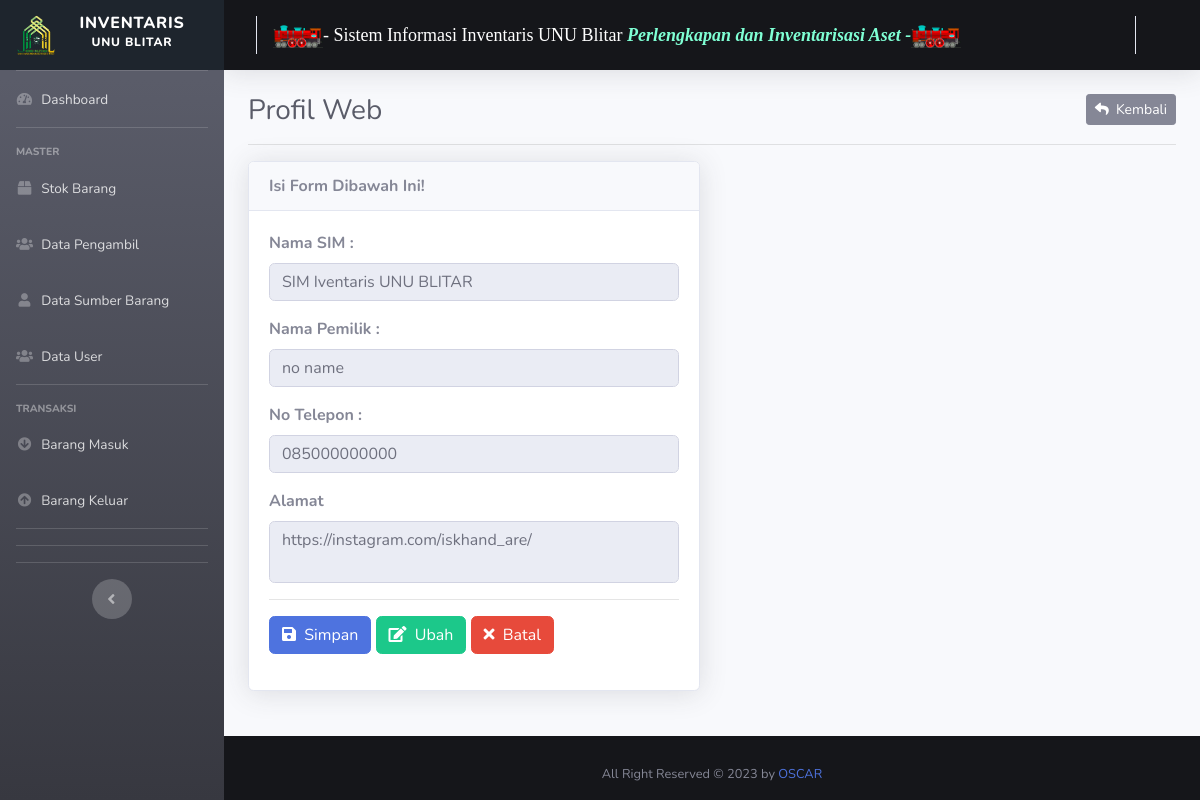
The app's page /index.php/web with its own data.
### tables this page shows
CREATE TABLE `data_web` (
  `id` int(11) NOT NULL,
  `nama_web` varchar(80) DEFAULT NULL,
  `nama_pemilik` varchar(80) DEFAULT NULL,
  `no_telepon` varchar(15) DEFAULT NULL,
  `alamat` varchar(255) DEFAULT NULL
);

### application/controllers/Web.php (called while the page is built, shortened)
<?php
class Web extends CI_Controller {
	public function __construct(){
		$this->load->model('M_web', 'm_web');
		$this->data['aktif'] = 'web';
	}
	public function index(){
		$this->data['title'] = 'Profil Web';
		$this->data['web'] = $this->m_web->lihat();
		$this->load->view('web', $this->data);
	}
}

### index.php (called while the page is built, shortened)
<?php
require_once BASEPATH.'core/CodeIgniter.php';

### application/models/M_web.php (called while the page is built, shortened)
<?php
class M_web extends CI_Model {
	protected $_table = 'data_web';
	public function lihat(){
		return $this->db->get_where($this->_table, ['id' => 1])->row();
	}
}

### application/views/web.php (the view, shortened to what this page needs)
<!DOCTYPE html>
<html lang="en">
<head>
</head>
<body id="page-top">
	<div id="wrapper">
		<div id="content-wrapper" class="d-flex flex-column">
			<div id="content" data-url="<?= base_url('kasir') ?>">
				<div class="container-fluid">
				<div class="clearfix">
					<div class="float-left">
						<h1 class="h3 m-0 text-gray-800"><?= $title ?></h1>
					</div>
					<div class="float-right">
						<a href="<?= base_url('dashboard') ?>" class="btn btn-secondary btn-sm"><i class="fa fa-reply"></i>&nbsp;&nbsp;Kembali</a>
					</div>
				</div>
				<hr>
				<div class="row">
					<div class="col-md-6">
						<div class="card shadow">
							<div class="card-header"><strong>Isi Form Dibawah Ini!</strong></div>
							<div class="card-body">
								<form action="<?= base_url('web/proses_ubah') ?>" id="form-tambah" method="POST">
									<div class="form-group">
										<label for="nama_web"><strong>Nama SIM : </strong></label>
										<input type="text" name="nama_web" id="nama_web" value="<?= $web->nama_web ?>" placeholder="Masukan Nama Web" class="form-control" readonly>
									</div>
									<div class="form-group">
										<label for="nama_web"><strong>Nama Pemilik : </strong></label>
										<input type="text" name="nama_pemilik" id="nama_pemilik" value="<?= $web->nama_pemilik ?>" placeholder="Masukan Nama Pemilik" class="form-control" readonly>
									</div>
									<div class="form-group">
										<label for="nama_web"><strong>No Telepon : </strong></label>
										<input type="number" name="no_telepon" id="no_telepon" value="<?= $web->no_telepon ?>" placeholder="Masukan No Telepon" class="form-control" readonly>
									</div>
									<div class="form-group">
										<label for="alamat"><strong>Alamat</strong></label>
										<textarea readonly name="alamat" id="alamat" class="form-control" placeholder="Masukan Alamat" style="resize: none;"><?= $web->alamat ?></textarea>
									</div>
									<hr>
									<div class="form-group">
										<button type="submit" class="btn btn-primary"><i class="fa fa-save"></i>&nbsp;&nbsp;Simpan</button>
										<button type="button" class="btn btn-success" id="ubah"><i class="fa fa-edit"></i>&nbsp;&nbsp;Ubah</button>
										<button type="reset" class="btn btn-danger"><i class="fa fa-times"></i>&nbsp;&nbsp;Batal</button>
									</div>
								</form>
							</div>
						</div>
					</div>
				</div>
				</div>
			</div>
		</div>
	</div>
</body>
</html>

### records on screen
data_web: nama_web "SIM Iventaris UNU BLITAR", nama_pemilik "no name", no_telepon "085000000000", alamat "https://instagram.com/iskhand_are/"

### other values on screen
$title "Profil Web"
